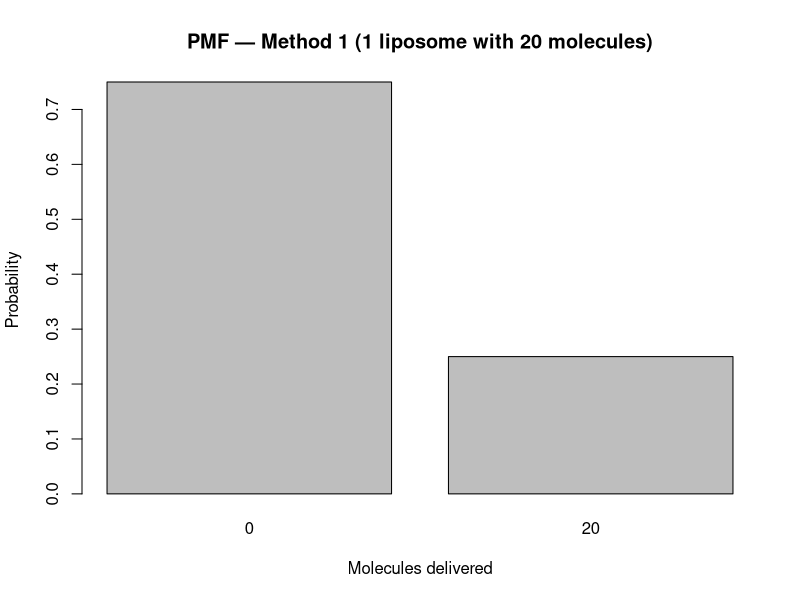
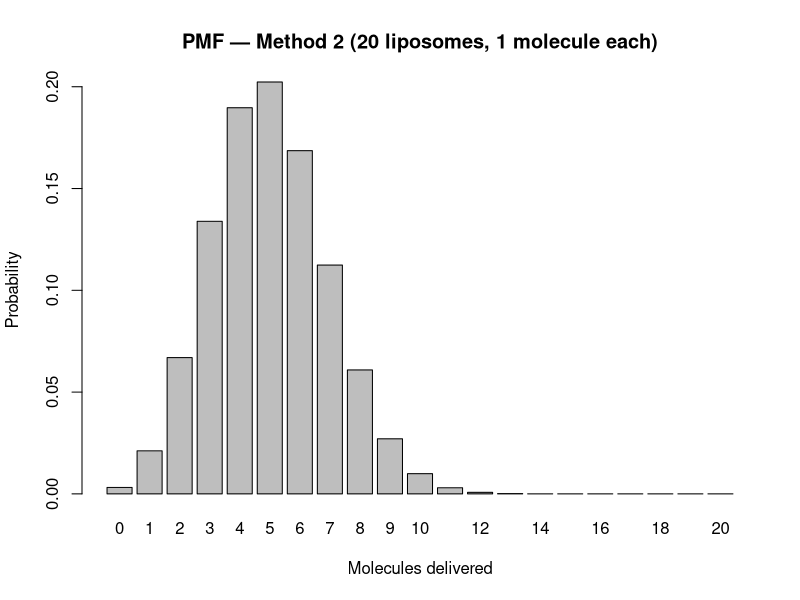

Generate these figures, in order, with R:
############################################################
# Part 3 — Liposomal Drug Delivery
# Goal: Compare two delivery methods for hitting ≥4 molecules
# delivered inside a *single* cancer cell.
#
# Method 1: 1 liposome, packed with 20 molecules
# Method 2: 20 liposomes, each with 1 molecule
#
# Each liposome independently reaches and is internalized
# by a cell with probability p = 0.25.
#
# X = # of drug molecules internalized by the cell
# What are E[X], Var[X], PMF, and P(X >= 4) for each method?
############################################################

# -----------------------------
# Parameters
# -----------------------------
p <- 0.25              # success (internalization) probability per liposome
cap <- 20              # molecules per liposome (method 1 capacity)
need <- 4              # clinical minimum needed in cell

# -----------------------------
# 1) Method 1: 1 liposome, 20 molecules
# -----------------------------
# If the liposome is internalized (Bernoulli(p)), all 20 arrive; else 0 arrive.
# So X1 = 20 * Bernoulli(p)
# PMF: P(X1=20)=p; P(X1=0)=1-p
# E[X1] = 20*p; Var[X1] = (20^2)*p*(1-p)
E_X1   <- cap * p
Var_X1 <- (cap^2) * p * (1 - p)

# Probability to achieve at least 4 molecules:
# Since it's either 0 or 20, P(X1 >= 4) = P(X1 = 20) = p
P_X1_ge_need <- p

pmf_method1 <- data.frame(
  molecules = c(0, cap),
  probability = c(1 - p, p)
)

# -----------------------------
# 2) Method 2: 20 liposomes, 1 molecule each
# -----------------------------
# Each liposome independently gets internalized with probability p.
# X2 ~ Binomial(n=20, p)
n2 <- cap   # 20 one-molecule liposomes
E_X2   <- n2 * p
Var_X2 <- n2 * p * (1 - p)

# PMF and tail probability
k_vals <- 0:n2
pmf_method2 <- data.frame(
  molecules = k_vals,
  probability = dbinom(k_vals, size = n2, prob = p)
)

P_X2_ge_need <- 1 - pbinom(q = need - 1, size = n2, prob = p)  # P(X2 >= 4)

# -----------------------------
# 3) Print core results
# -----------------------------
cat("\n=== METHOD 1: 1 liposome with 20 molecules ===\n")
cat(sprintf("E[X1] = %.2f\n", E_X1))
cat(sprintf("Var[X1] = %.2f\n", Var_X1))
cat(sprintf("P(X1 >= %d) = %.3f\n", need, P_X1_ge_need))

cat("\n=== METHOD 2: 20 liposomes with 1 molecule each ===\n")
cat(sprintf("E[X2] = %.2f\n", E_X2))
cat(sprintf("Var[X2] = %.2f\n", Var_X2))
cat(sprintf("P(X2 >= %d) = %.3f\n", need, P_X2_ge_need))

# -----------------------------
# 4) Optional: PMF tables
# -----------------------------
cat("\nPMF (Method 1):\n"); print(pmf_method1)
cat("\nPMF (Method 2) first 10 rows:\n"); print(head(pmf_method2, 10))

# -----------------------------
# 5) Optional: PMF plots (base R)
# -----------------------------
# Barplot for Method 1 (two-point distribution)
barplot(height = pmf_method1$probability, names.arg = pmf_method1$molecules,
        main = "PMF — Method 1 (1 liposome with 20 molecules)",
        xlab = "Molecules delivered", ylab = "Probability")

# Barplot for Method 2 (Binomial)
barplot(height = pmf_method2$probability, names.arg = pmf_method2$molecules,
        main = "PMF — Method 2 (20 liposomes, 1 molecule each)",
        xlab = "Molecules delivered", ylab = "Probability")
